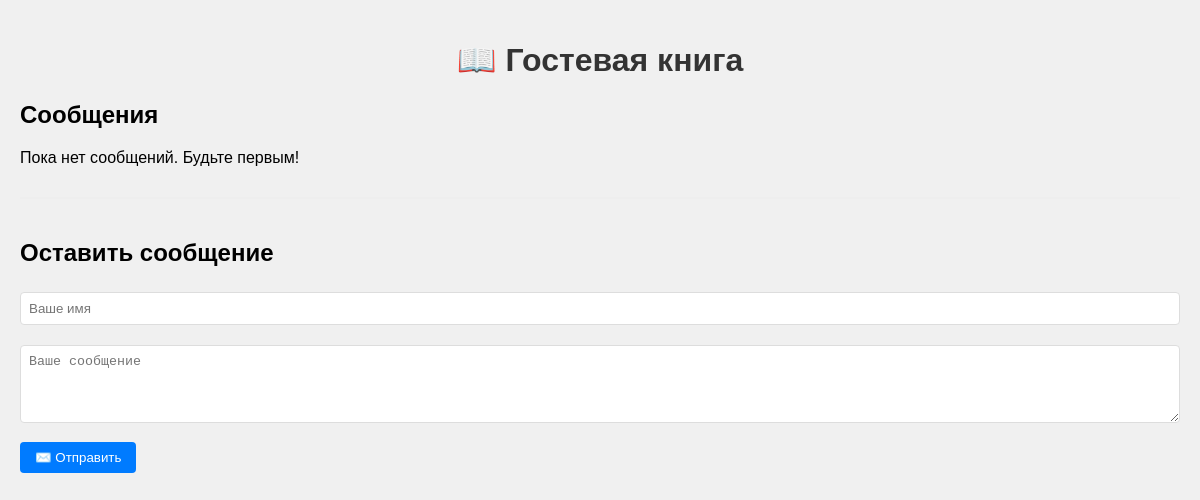
Before: / with the older database file.
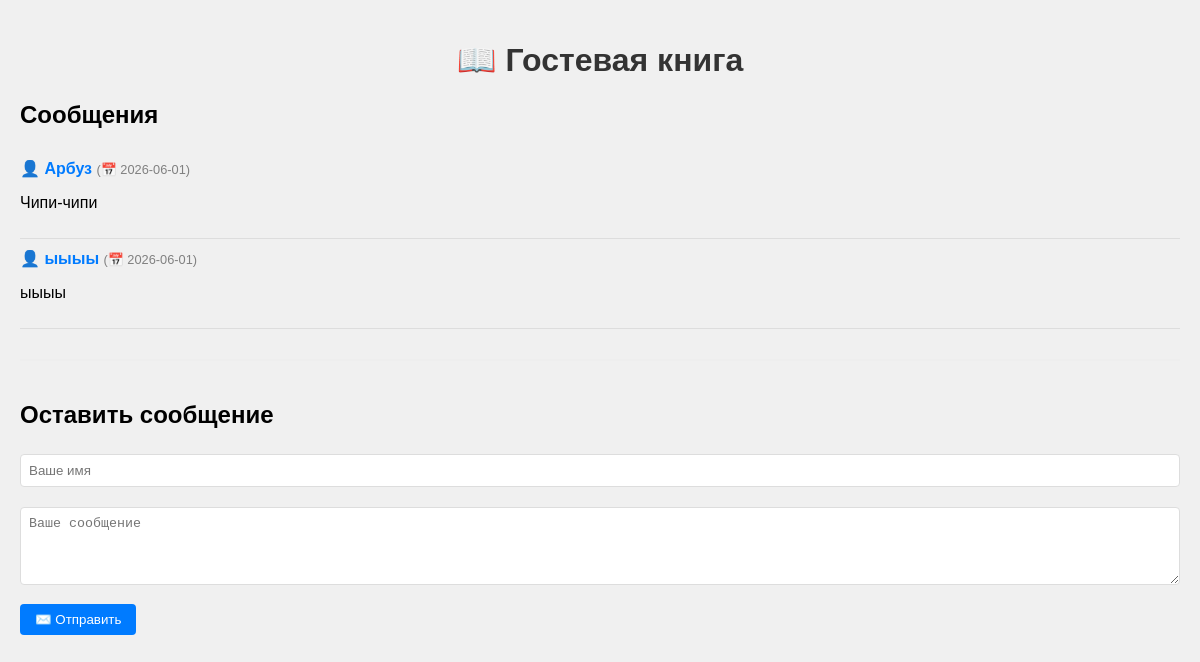
After: the same page with the newer database file.
### tables this page shows
CREATE TABLE messages (
            id INTEGER PRIMARY KEY AUTOINCREMENT,
            name TEXT NOT NULL,
            message TEXT NOT NULL,
            created_at DATE NOT NULL
        );

### app.py (the view)
@app.route('/')
def index():
    messages = get_all_messages()
    return render_template('index.html', messages=messages)

### database.py (called while the page is built)
def get_db_connection():
    conn = sqlite3.connect(DATABASE)
    conn.row_factory = sqlite3.Row
    return conn

def get_all_messages():
    conn = get_db_connection()
    messages = conn.execute(
        'SELECT * FROM messages ORDER BY created_at DESC'
    ).fetchall()
    conn.close()
    return messages

### templates/index.html (shortened to what this page needs)
<!DOCTYPE html>
<html>
<head>
    <link rel="stylesheet" href="{{ url_for('static', filename='style.css') }}">
</head>
<body>
    <h1>📖 Гостевая книга</h1>
    <h2>Сообщения</h2>
        {% if messages %}
            {% for msg in messages %}
            <div class="message">
                <strong>👤 {{ msg.name }}</strong> <small>(📅 {{ msg.created_at }})</small>
                <p>{{ msg.message }}</p>
            </div>
            {% endfor %}
        {% else %}
            <p>Пока нет сообщений. Будьте первым!</p>
        {% endif %}
        <div class="add-form">
            <h2>Оставить сообщение</h2>
            <form method="POST" action="/add">
                <input type="text" name="name" placeholder="Ваше имя" required>
                <textarea name="message" placeholder="Ваше сообщение" rows="4" required></textarea>
                <button type="submit">✉️ Отправить</button>
            </form>
        </div>
</body>
</html>

### static/style.css (style rules this page uses)
body { font-family: Arial, sans-serif; background-color: #f0f0f0; margin: 0; padding: 20px; }
h1 { text-align: center; color: #333; }
.message { border-bottom: 1px solid #ddd; padding: 10px 0; }
.message strong { color: #007bff; }
.message small { color: gray; font-size: 0.8em; }
.add-form { margin-top: 30px; padding-top: 20px; border-top: 2px solid #eee; }
input, textarea { width: 100%; padding: 8px; margin: 5px 0 15px 0; border: 1px solid #ddd; border-radius: 4px; box-sizing: border-box; }
button { background-color: #007bff; color: white; padding: 8px 15px; border: none; border-radius: 4px; cursor: pointer; }

Changed rows visible on the page:
added messages: name "Арбуз", created_at "2026-06-01", message "Чипи-чипи"
added messages: name "ыыыы", created_at "2026-06-01", message "ыыыы"
Other visible differences:
text no longer shown: "Пока нет сообщений. Будьте первым!"
